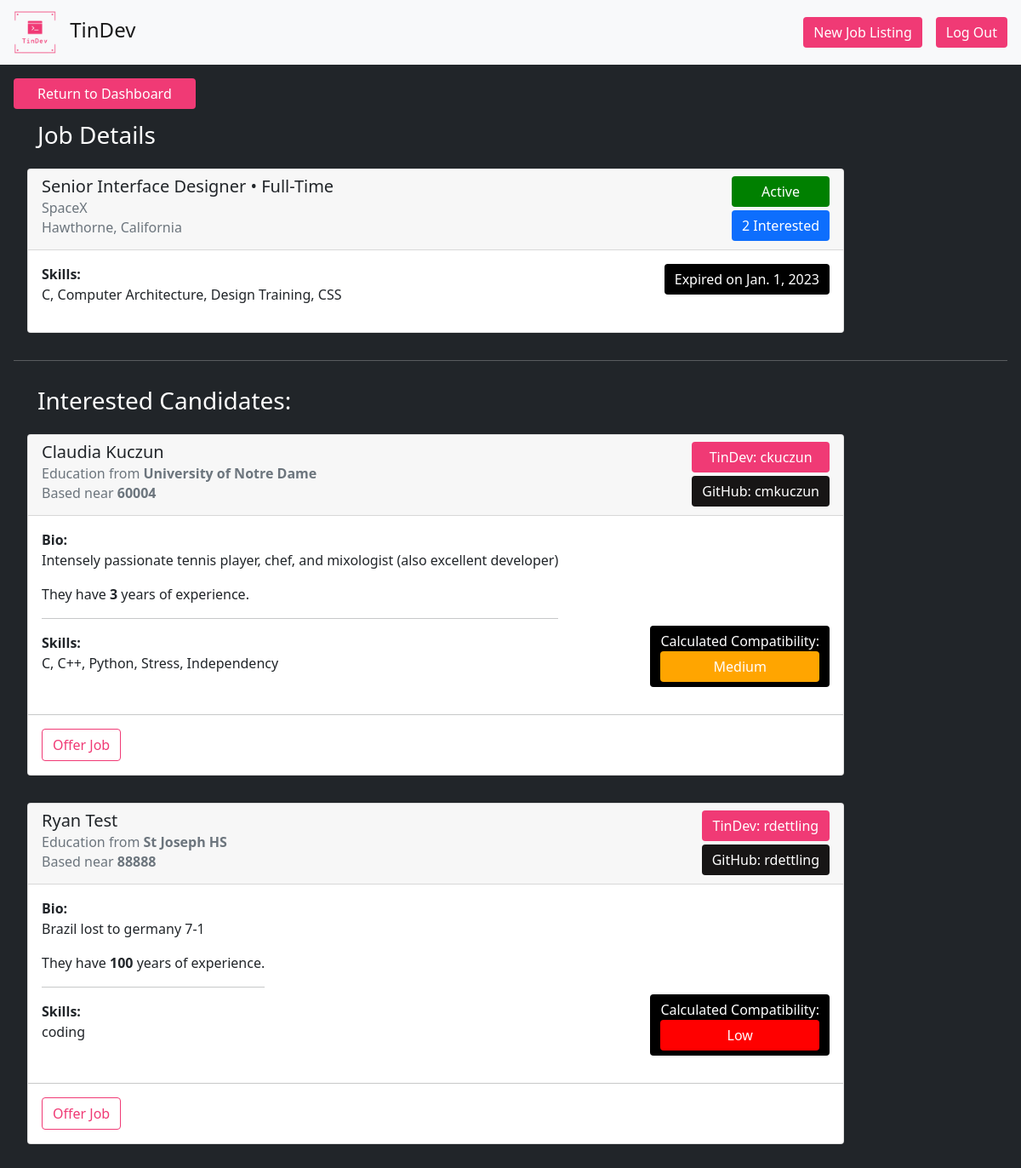
The page /recruiter/job_details/12 on the database its author committed.
### rstart/models.py (models this page shows)
class JobPosting(models.Model):
    recruiter = models.CharField(max_length=200)
    company = models.CharField(max_length=200)
    candidate = models.CharField(max_length=200, null=True)
    interested = models.IntegerField(default=0)
    position = models.CharField(max_length=200)
    postype = models.BooleanField()
    city = models.CharField(max_length=200)
    state = models.CharField(max_length=200)
    skills = models.CharField(max_length=200)
    expiration = models.DateField()
    status = models.BooleanField()
    def is_expired(self):
        return not (date.today() < self.expiration)
    def num_interested(self):
        return len(JobInteraction.objects.filter(job=self.id, interested=True))

### cstart/models.py (models this page shows, shortened)
class Candidate(models.Model):
    name = models.CharField(max_length=200)
    bio = models.TextField(max_length=500, blank=True, default='')
    zipcode = models.IntegerField(default=00000)
    skills = models.CharField(max_length=200)
    github = models.CharField(max_length=200, blank=True, default='')
    years = models.IntegerField(default=0)
    education = models.CharField(max_length=300, blank=True, default='')
    username = models.CharField(max_length=200, unique=True)
    password = models.CharField(max_length=200)

### rstart/views.py (the view)
# urls.py: path('job_details/<str:job_id>', views.job_details, name="job_details"),
def job_details(request, job_id):
    job = JobPosting.objects.get(id=job_id)
    interactions = JobInteraction.objects.filter(job=job_id, interested=True)
    offer = JobOffer.objects.filter(job=job_id)
    candidates = list()
    for i in interactions:
        candidates.append(Candidate.objects.get(id=i.candidate).__dict__)
    for c in candidates:
        cskills = set([skill.lower() for skill in c['skills'].split(' ')])
        jskills = set([skill.lower() for skill in job.__dict__['skills'].split(' ')])
        score = 0
        for skill in cskills:
            if skill in jskills:
                score += 1
        if score <= 0:
            c['score'] = 1
        elif score > 0 and score < 3:
            c['score'] = 2
        else:
            c['score'] = 3
        if offer and offer[0].__dict__['candidate'] == c['id']:
            c['offer'] = True
            if offer[0].__dict__['accepted']:
                c['accepted'] = True
        else:
            c['offer'] = False
    return render(request, "tindev_site/recruiter/job_details.html", {"job": job, "candidates": candidates,})

### templates/tindev_site/recruiter/job_details.html (shortened to what this page needs)
<!DOCTYPE html>
<html lang="en">
<head>
    <link href="https://cdn.jsdelivr.net/npm/bootstrap@5.0.0/dist/css/bootstrap.min.css" rel="stylesheet">
</head>
<body class="bg-dark">
    <nav class="navbar navbar-light bg-light" style="padding: 0.5em 1em">
        <a class="navbar-brand" href="/" style="font-size: 1.5rem;">
            <img src="../../../static/img/logo.png" width="50" height="50" class="d-inline-block align-center" style="margin-right: 10px" alt="">
            TinDev
        </a>
        <div class="d-flex flex-row justify-content-between" style="padding: 0; margin: 0;">
            <button type="submit" class="btn btn-primary" style="background-color: #f03a75; border-style: none; margin-right: 1em;">
                <a href="/recruiter/create_job/" style="color: white; text-decoration:none; ">New Job Listing</a>
            </button>
            <button type="submit" class="btn btn-primary" style="background-color: #f03a75; border-style: none;">
                <a href="/recruiter/signout/" style="color: white; text-decoration:none; ">Log Out</a>
            </button>
        </div>
    </nav>
    <div class="bg-dark text-white" style="width: 100%; height: 100%; padding: 1em; margin: 0;">
        <button type="submit" class="btn btn-primary" style="border-style: none; background-color: #f03a75;">
            <a href="/recruiter/dashboard/" style="color: white; text-decoration:none;  padding: 0.5em 1em">
                Return to Dashboard
            </a>
        </button>
        <h3 style="padding: 0.5em 1em">
            Job Details
        </h3>
        <div class="card text-dark" style="width: 80vw; margin: 0rem 0rem 2rem 1rem;">
            <div class="card-header">
                <div class="d-flex justify-content-between">
                    <container>
                        <h5 class="card-title">
                            {{job.position}} &#x2022; {% if job.postype %}
                            Full-Time
                            {% else %}
                            Part-Time
                            {% endif %}
                        </h5>
                        <h6 class="card-subtitle mb-2 text-muted">
                            {{job.company}}
                        </h6>
                        <h6 class="card-subtitle mb-2 text-muted">
                            {{job.city}}, {{job.state}}
                        </h6>
                    </container>
                    <container class="d-flex flex-column">
                        {% if job.status %}
                        <b class="btn btn-primary" style="background-color: green; border-style: none; cursor: auto">
                            Active
                        </b>
                        {% else %}
                        <b class="btn btn-primary" style="background-color: red; border-style: none; cursor: auto">
                            Inactive
                        </b>
                        {% endif %}
                        <b class="btn btn-primary" style="border-style: none; cursor: auto; margin-top: 0.25em;">
                            {{job.num_interested}} Interested
                        </b>
                    </container>
                </div>
            </div>
            <div class="card-body">
                <div class="d-flex justify-content-between">
                    <container>
                        <b>Skills:</b>
                        <p>{{job.skills}}</p>
                    </container>
                    <container class="d-flex flex-column justify-content-start">
                        {% if not job.is_expired %}
                        <b class="btn btn-primary" style="background-color: lightgrey; border-style: none; cursor: auto; color: black">
                            Expires on {{job.expiration}}
                        </b>
                        {% else %}
                        <b class="btn btn-primary" style="background-color: black; border-style: none; cursor: auto">
                            Expired on {{job.expiration}}
                        </b>
                        {% endif %}
                    </container>
                </div>
            </div>
        </div>
        <hr>
        <h3 style="padding: 0.5em 1em">
            Interested Candidates:
        </h3>
        {% block content %}
        {% for candidate in candidates %}
        <div class="card text-dark" style="width: 80vw; margin: 0rem 0rem 2rem 1rem;">
            <div class="card-header">
                <div class="d-flex justify-content-between">
                    <container>
                        <h5 class="card-title">
                            {{candidate.name}}
                        </h5>
                        <h6 class="card-subtitle mb-2 text-muted">
                            Education from <b>{{candidate.education}}</b>
                        </h6>
                        <h6 class="card-subtitle mb-2 text-muted">
                            Based near <b>{{candidate.zipcode}}</b>
                        </h6>
                    </container>
                    <container class="d-flex flex-column">
                        <b class="btn btn-primary" style="background-color: #f03a75; color: white; border-style: none; cursor: auto">
                            TinDev: {{candidate.username}}
                        </b>
                        <b class="btn btn-primary" style="background-color: #171515; color: white; border-style: none; cursor: auto; margin-top: 0.25em;">
                            GitHub: {{candidate.github}}
                        </b>
                    </container>
                </div>
            </div>
            <div class="card-body">
                <div class="d-flex justify-content-between">
                    <container>
                        <b>Bio:</b>
                        <p>{{candidate.bio}}</p>
                        <p>They have <b>{{candidate.years}}</b> years of experience.</p>
                        <hr>
                        <b>Skills:</b>
                        <p>{{candidate.skills}}</p>
                    </container>
                    <container class="d-flex flex-column-reverse justify-content-start">
                        <b class="btn btn-primary d-flex flex-column" style="background-color: black; border-style: none; cursor: auto; color: white">
                            Calculated Compatibility:
                            {% if candidate.score == 1 %}
                            <b class="btn btn-primary d-flex flex-column" style="background-color: red; border-style: none; cursor: auto; color: white">
                                Low
                            </b>
                            {% elif candidate.score == 2 %}
                            <b class="btn btn-primary d-flex flex-column" style="background-color: orange; border-style: none; cursor: auto; color: white">
                                Medium
                            </b>
                            {% elif candidate.score == 3 %}
                            <b class="btn btn-primary d-flex flex-column" style="background-color: green; border-style: none; cursor: auto; color: white">
                                High
                            </b>
                            {% endif %}
                        </b>
                    </container>
                </div>
            </div>
            <hr>
            <div class="card-body d-flex flex-row justify-content-start align-center" style="margin: 0; padding-top: 0;">
                {% if candidate.offer == True %}
                {% if candidate.accepted == True %}
                <div class="btn btn-primary" style="margin: 0rem 1rem 0rem 0rem; border-color: #f03a75; background-color: #f03a75; border-style: solid; color: white; cursor: default;">
                    Job accepted by Candidate!
                </div>
                {% else %}
                <div class="btn btn-primary" style="margin: 0rem 1rem 0rem 0rem; border-color: #f03a75; background-color: #f03a75; border-style: solid; color: white; cursor: default;">
                    Job Offered!
                </div>
                {% endif %}
                {% elif job.candidate %}
                <div class="btn btn-primary" style="margin: 0rem 1rem 0rem 0rem; border-color: #f03a75; background-color: white; border-style: solid; color: #f03a75; cursor: default;">
                    A different Candidate has already accepted this job.
                </div>
                {% else %}
                <form action="{% url 'rstart:offer_job' job.id candidate.id %}" method="post" style="margin: 0rem 1rem 0rem 0rem;">
                    <button class="btn btn-primary" style="border-color: #f03a75; border-style: solid; color: #f03a75; background-color: white">
                        Offer Job
                    </button>
                </form>
                {% endif %}
            </div>
        </div>
        {% endfor %}
        {% endblock content %}
    </div>
</body>
</html>

### rows shown on the page
JobPosting: position "Senior Interface Designer", company "SpaceX", city "Hawthorne", state "California", num_interested "2", skills "C, Computer Architecture, Design Training, CSS", expiration "Jan. 1, 2023"
Candidate: name "Claudia Kuczun", education "University of Notre Dame", zipcode "60004", username "ckuczun", github "cmkuczun", bio "Intensely passionate tennis player, chef, and mixologist (also excellent developer)", years "3", skills "C, C++, Python, Stress, Independency", shows "Medium"
Candidate: name "Ryan Test", education "St Joseph HS", zipcode "88888", username "rdettling", github "rdettling", bio "Brazil lost to germany 7-1", years "100", skills "coding", shows "Low"
